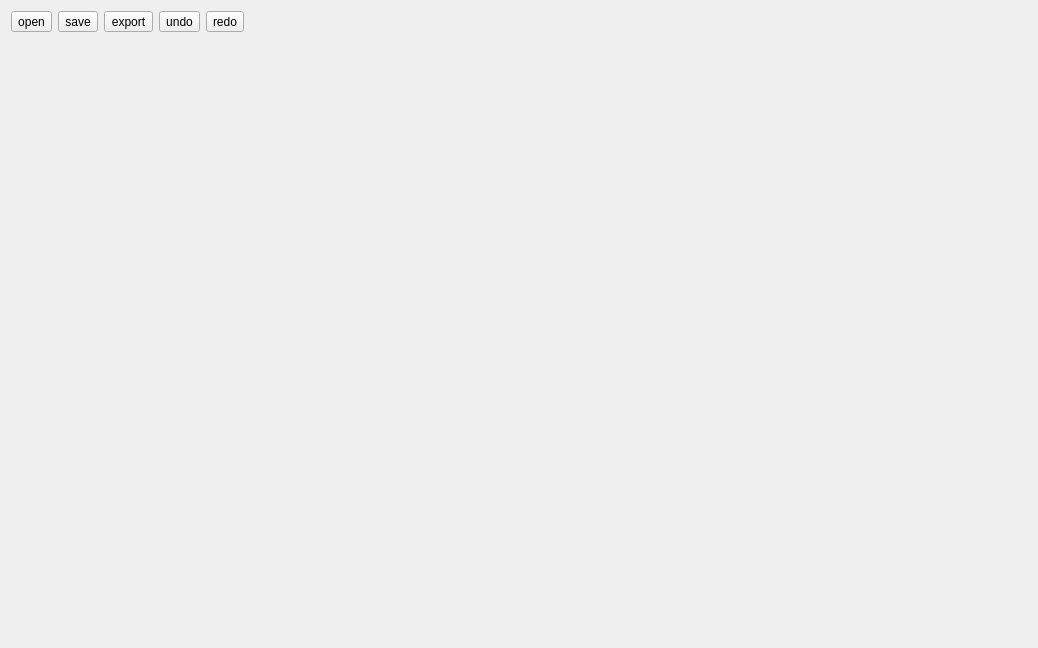
<?xml version="1.0" encoding="UTF-8"?>
<ui version="4.0">
 <class>Dialog</class>
 <widget class="QDialog" name="Dialog">
  <property name="windowModality">
   <enum>Qt::NonModal</enum>
  </property>
  <property name="geometry">
   <rect>
    <x>0</x>
    <y>0</y>
    <width>1038</width>
    <height>648</height>
   </rect>
  </property>
  <property name="windowTitle">
   <string>Dialog</string>
  </property>
  <property name="windowIcon">
   <iconset>
    <normaloff>icons/appicon.png</normaloff>icons/appicon.png</iconset>
  </property>
  <property name="autoFillBackground">
   <bool>false</bool>
  </property>
  <layout class="QGridLayout" name="gridLayout_2">
   <item row="0" column="0" colspan="2">
    <layout class="QHBoxLayout" name="horizontalLayout">
     <item>
      <widget class="QToolButton" name="open">
       <property name="enabled">
        <bool>true</bool>
       </property>
       <property name="autoFillBackground">
        <bool>true</bool>
       </property>
       <property name="text">
        <string>open</string>
       </property>
       <property name="icon">
        <iconset>
         <normalon>icons/abrir.png</normalon>
        </iconset>
       </property>
       <property name="iconSize">
        <size>
         <width>16</width>
         <height>16</height>
        </size>
       </property>
       <property name="checkable">
        <bool>false</bool>
       </property>
       <property name="autoRaise">
        <bool>false</bool>
       </property>
       <property name="arrowType">
        <enum>Qt::NoArrow</enum>
       </property>
      </widget>
     </item>
     <item alignment="Qt::AlignLeft">
      <widget class="QToolButton" name="save">
       <property name="text">
        <string>save</string>
       </property>
       <property name="icon">
        <iconset>
         <normalon>icons/guardar.png</normalon>
        </iconset>
       </property>
      </widget>
     </item>
     <item>
      <widget class="QToolButton" name="export_2">
       <property name="text">
        <string>export</string>
       </property>
      </widget>
     </item>
     <item>
      <widget class="QToolButton" name="undo">
       <property name="text">
        <string>undo</string>
       </property>
      </widget>
     </item>
     <item>
      <widget class="QToolButton" name="redo">
       <property name="text">
        <string>redo</string>
       </property>
      </widget>
     </item>
     <item>
      <spacer name="horizontalSpacer">
       <property name="orientation">
        <enum>Qt::Horizontal</enum>
       </property>
       <property name="sizeHint" stdset="0">
        <size>
         <width>40</width>
         <height>20</height>
        </size>
       </property>
      </spacer>
     </item>
    </layout>
   </item>
   <item row="1" column="0" rowspan="15">
    <layout class="QGridLayout" name="Layout_2"/>
   </item>
   <item row="1" column="1" rowspan="15">
    <layout class="QGridLayout" name="layout_3"/>
   </item>
   <item row="16" column="0" rowspan="5" colspan="2">
    <layout class="QGridLayout" name="layout_4"/>
   </item>
  </layout>
 </widget>
 <resources/>
 <connections/>
</ui>
